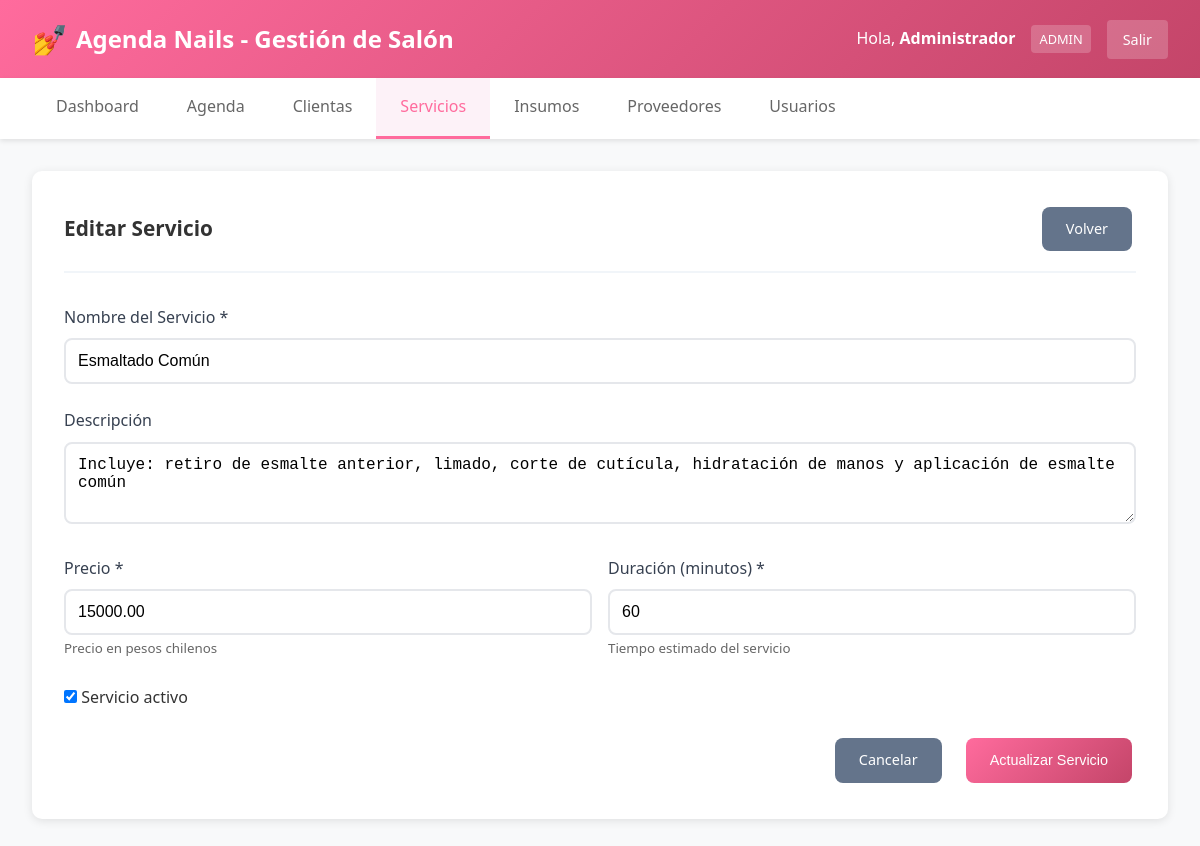
The page /servicios/editar_servicio.php?id=1 (signed in) on the database its author committed.
### tables this page shows
CREATE TABLE servicios (
    id INT AUTO_INCREMENT PRIMARY KEY,
    nombre VARCHAR(100) NOT NULL,
    descripcion TEXT,
    precio DECIMAL(10,2) NOT NULL,
    duracion_minutos INT NOT NULL,
    activo BOOLEAN DEFAULT TRUE
);

### servicios/editar_servicio.php (the view, shortened to what this page needs)
<?php
$database = new Database();
$db = $database->getConnection();
$servicio_id = isset($_GET['id']) ? (int)$_GET['id'] : 0;
$stmt = $db->prepare("SELECT * FROM servicios WHERE id = ?");
$stmt->execute([$servicio_id]);
$servicio = $stmt->fetch(PDO::FETCH_ASSOC);
require_once '../includes/header.php';
?>
<div class="container">
    <div class="card">
        <div class="card-header">
            <h2 class="card-title">Editar Servicio</h2>
            <a href="index.php" class="btn btn-secondary">Volver</a>
        </div>
        <form method="POST" onsubmit="return validarFormulario('form-servicio');" id="form-servicio">
            <div class="form-group">
                <label class="form-label">Nombre del Servicio *</label>
                <input type="text" name="nombre" class="form-control" required maxlength="100" value="<?php echo htmlspecialchars($servicio['nombre']); ?>">
            </div>
            <div class="form-group">
                <label class="form-label">Descripción</label>
                <textarea name="descripcion" class="form-control" rows="3" placeholder="Descripción detallada del servicio..."><?php echo htmlspecialchars($servicio['descripcion']); ?></textarea>
            </div>
            <div class="form-row">
                <div class="form-col">
                    <div class="form-group">
                        <label class="form-label">Precio *</label>
                        <input type="number" name="precio" class="form-control" required min="0" step="100" value="<?php echo $servicio['precio']; ?>">
                        <small style="color: #666;">Precio en pesos chilenos</small>
                    </div>
                </div>
                <div class="form-col">
                    <div class="form-group">
                        <label class="form-label">Duración (minutos) *</label>
                        <input type="number" name="duracion_minutos" class="form-control" required min="5" max="300" value="<?php echo $servicio['duracion_minutos']; ?>">
                        <small style="color: #666;">Tiempo estimado del servicio</small>
                    </div>
                </div>
            </div>
            <div class="form-group">
                <label>
                    <input type="checkbox" name="activo" value="1" <?php echo $servicio['activo'] ? 'checked' : ''; ?>>
                    Servicio activo
                </label>
            </div>
            <div style="display: flex; gap: 1rem; justify-content: end;">
                <a href="index.php" class="btn btn-secondary">Cancelar</a>
                <button type="submit" class="btn btn-primary">Actualizar Servicio</button>
            </div>
        </form>
    </div>
</div>
<?php require_once '../includes/footer.php'; ?>

### assets/css/style.css (style rules this page uses)
* { margin: 0; padding: 0; box-sizing: border-box; }
body { font-family: 'Segoe UI', Tahoma, Geneva, Verdana, sans-serif; background-color: #f8f9fa; color: #333; line-height: 1.6; }
.container { max-width: 1200px; margin: 2rem auto; padding: 0 2rem; }
.card { background: white; border-radius: 10px; padding: 2rem; box-shadow: 0 2px 10px rgba(0,0,0,0.1); margin-bottom: 2rem; }
.card-header { display: flex; justify-content: space-between; align-items: center; margin-bottom: 2rem; padding-bottom: 1rem; border-bottom: 2px solid #f1f5f9; gap: 1rem; }
.card-title { color: #333; font-size: 1.3rem; font-weight: 600; }
.btn { padding: 0.75rem 1.5rem; border: none; border-radius: 8px; cursor: pointer; text-decoration: none; display: inline-block; font-size: 0.9rem; font-weight: 500; transition: all 0.3s ease; text-align: center; margin: 0.25rem; line-height: 1.4; }
.btn-primary { background: linear-gradient(135deg, #ff6b9d, #c44569); color: white; }
.btn-secondary { background: #64748b; color: white; }
.form-group { margin-bottom: 1.5rem; }
.form-label { display: block; margin-bottom: 0.5rem; color: #374151; font-weight: 500; }
.form-control { width: 100%; padding: 0.75rem; border: 2px solid #e5e7eb; border-radius: 8px; font-size: 1rem; transition: border-color 0.3s ease; }
.form-row { display: flex; gap: 1rem; }
.form-col { flex: 1; }

### rows shown on the page
servicios: nombre "Esmaltado Común", descripcion "Incluye: retiro de esmalte anterior, limado, corte de cutícula, hidratación de manos y aplicación de esmalte común", precio "15000.00", duracion_minutos "60", activo "☑"

### other values the page prints
SITE_NAME "Agenda Nails - Gestión de Salón"
getNombreUsuario() "Administrador"
